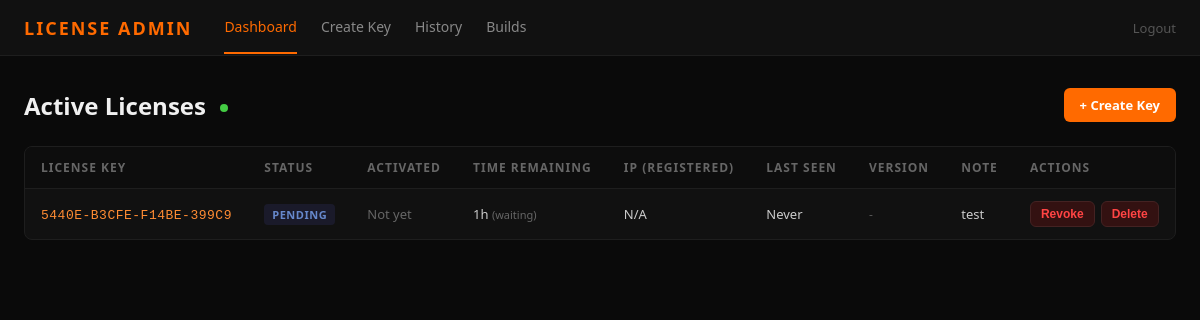
The page / (signed in) on the database as committed earlier.
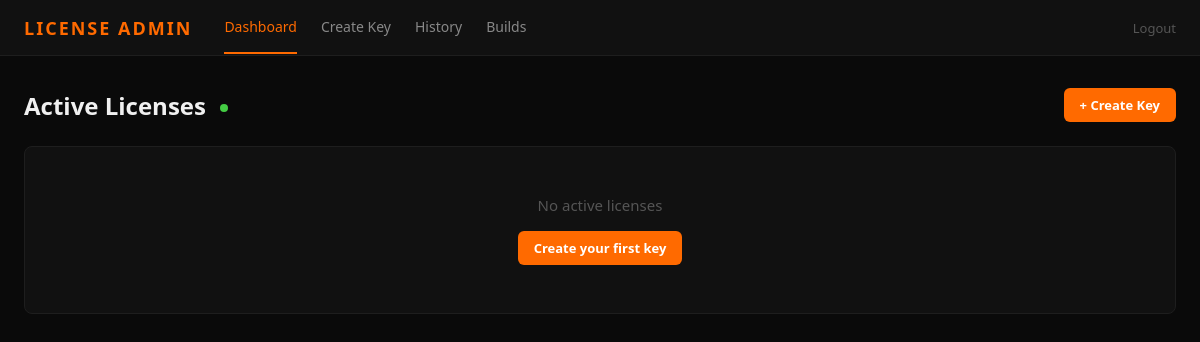
The same page on the database as committed later.
### tables this page shows
CREATE TABLE licenses (
            id INTEGER PRIMARY KEY AUTOINCREMENT,
            license_key TEXT UNIQUE NOT NULL,
            created_at REAL NOT NULL,
            activated_at REAL,
            expires_at REAL,
            duration_seconds INTEGER NOT NULL,
            status TEXT NOT NULL DEFAULT 'pending',
            last_heartbeat REAL,
            last_ip TEXT,
            note TEXT DEFAULT '',
            registered_ip TEXT
        , launcher_version TEXT DEFAULT '');

### license_server/server.py (the view)
@app.route("/")
@require_admin
def dashboard():
    conn = get_db()
    now = time.time()
    expire_active_licenses(conn)
    rows = conn.execute(
        "SELECT * FROM licenses WHERE status IN ('active', 'pending', 'suspended') ORDER BY created_at DESC"
    ).fetchall()
    conn.close()
    licenses = []
    for row in rows:
        if row["status"] == "active":
            remaining = row["expires_at"] - now
            remaining_text = format_duration(remaining)
            remaining_seconds = int(remaining)
        elif row["status"] == "suspended" and row["expires_at"]:
            remaining = max(0, row["expires_at"] - now)
            remaining_text = format_duration(remaining) + " (suspended)"
            remaining_seconds = int(remaining)
        else:
            remaining_text = format_duration(row["duration_seconds"])
            remaining_seconds = row["duration_seconds"]
        licenses.append({
            "id": row["id"],
            "key": row["license_key"],
            "created": format_time(row["created_at"]),
            "activated": format_time(row["activated_at"]),
            "remaining": remaining_text,
            "remaining_seconds": remaining_seconds,
            "online": is_online(row["last_heartbeat"]),
            "last_heartbeat": format_time(row["last_heartbeat"]),
            "last_ip": row["last_ip"] or "N/A",
            "registered_ip": row["registered_ip"] or "N/A",
            "note": row["note"] or "",
            "status": row["status"],
            "version": row["launcher_version"] or "",
        })
    return render_template("dashboard.html", licenses=licenses)

### license_server/server.py (called while the page is built)
def get_db():
    conn = sqlite3.connect(DB_PATH)
    conn.row_factory = sqlite3.Row
    conn.execute("PRAGMA journal_mode=WAL")
    return conn

def format_duration(seconds):
    if seconds <= 0:
        return "Expired"
    days = int(seconds // 86400)
    hours = int((seconds % 86400) // 3600)
    minutes = int((seconds % 3600) // 60)
    parts = []
    if days > 0:
        parts.append(f"{days}d")
    if hours > 0:
        parts.append(f"{hours}h")
    if minutes > 0:
        parts.append(f"{minutes}m")
    return " ".join(parts) if parts else "<1m"

def format_time(timestamp):
    if not timestamp:
        return "Never"
    return datetime.fromtimestamp(timestamp).strftime("%Y-%m-%d %H:%M:%S")

def is_online(last_heartbeat):
    if not last_heartbeat:
        return False
    return (time.time() - last_heartbeat) < HEARTBEAT_TIMEOUT

def expire_active_licenses(conn):
    now = time.time()
    conn.execute(
        "UPDATE licenses SET status = 'expired' WHERE status = 'active' AND expires_at IS NOT NULL AND expires_at <= ?",
        (now,)
    )
    conn.commit()

def require_admin(f):
    @wraps(f)
    def decorated(*args, **kwargs):
        if not session.get("admin_logged_in"):
            return redirect(url_for("login_page"))
        return f(*args, **kwargs)
    return decorated

### license_server/templates/dashboard.html (shortened to what this page needs)
{% extends "base.html" %}
{% block content %}
<div class="page-header">
    <h1>Active Licenses <span id="live-dot" class="live-indicator"></span></h1>
    <a href="{{ url_for('create_license') }}" class="btn btn-primary">+ Create Key</a>
</div>
<div class="card">
    <div id="license-table-container">
        {% if licenses %}
        <table>
            <thead>
                <tr>
                    <th>License Key</th>
                    <th>Status</th>
                    <th>Activated</th>
                    <th>Time Remaining</th>
                    <th>IP (Registered)</th>
                    <th>Last Seen</th>
                    <th>Version</th>
                    <th>Note</th>
                    <th>Actions</th>
                </tr>
            </thead>
            <tbody id="license-tbody">
                {% for lic in licenses %}
                <tr data-remaining="{{ lic.remaining_seconds }}" data-status="{{ lic.status }}">
                    <td><span class="key-text">{{ lic.key }}</span></td>
                    <td>
                        {% if lic.status == 'pending' %}
                        <span class="badge badge-pending">Pending</span>
                        {% elif lic.status == 'suspended' %}
                        <span class="badge badge-suspended">Suspended</span>
                        {% elif lic.online %}
                        <span class="badge badge-online">Online</span>
                        {% else %}
                        <span class="badge badge-offline">Offline</span>
                        {% endif %}
                    </td>
                    <td>
                        {% if lic.status == 'pending' %}
                        <span style="color: #666;">Not yet</span>
                        {% else %}
                        {{ lic.activated }}
                        {% endif %}
                    </td>
                    <td class="time-remaining" data-seconds="{{ lic.remaining_seconds }}" data-status="{{ lic.status }}">
                        {% if lic.status == 'pending' %}
                        {{ lic.remaining }} <span style="color: #666; font-size: 11px;">(waiting)</span>
                        {% else %}
                        {{ lic.remaining }}
                        {% endif %}
                    </td>
                    <td>
                        {{ lic.last_ip }}
                    </td>
                    <td>{{ lic.last_heartbeat }}</td>
                    <td><span style="color: {% if lic.version %}#ff8c33{% else %}#555{% endif %}; font-size: 12px;">{{ lic.version or '-' }}</span></td>
                    <td>{{ lic.note }}</td>
                    <td class="actions-cell">
                        <form method="POST" action="{{ url_for('revoke_license', license_id=lic.id) }}" onsubmit="return confirm('Revoke this license?')">
                            <button type="submit" class="btn btn-danger btn-sm">Revoke</button>
                        </form>
                        <form method="POST" action="{{ url_for('delete_license', license_id=lic.id) }}" onsubmit="return confirm('Delete this license?')">
                            <button type="submit" class="btn btn-danger btn-sm">Delete</button>
                        </form>
                    </td>
                </tr>
                {% endfor %}
            </tbody>
        </table>
        {% else %}
        <div class="empty-state">
            <p>No active licenses</p>
            <a href="{{ url_for('create_license') }}" class="btn btn-primary">Create your first key</a>
        </div>
        {% endif %}
    </div>
</div>
{% endblock %}

### license_server/templates/base.html (shortened to what this page needs)
<!DOCTYPE html>
<html lang="en">
<head>
</head>
<body>
    <nav class="navbar">
        <div class="brand">LICENSE ADMIN</div>
        <div class="nav-links">
            <a href="{{ url_for('dashboard') }}" class="{% if request.endpoint == 'dashboard' %}active{% endif %}">Dashboard</a>
            <a href="{{ url_for('create_license') }}" class="{% if request.endpoint == 'create_license' %}active{% endif %}">Create Key</a>
            <a href="{{ url_for('history') }}" class="{% if request.endpoint == 'history' %}active{% endif %}">History</a>
            <a href="{{ url_for('builds_page') }}" class="{% if request.endpoint in ('builds_page', 'create_build_config', 'edit_build_config') %}active{% endif %}">Builds</a>
        </div>
        <a href="{{ url_for('logout') }}" class="logout-btn">Logout</a>
    </nav>
    <div class="container">
        {% block content %}{% endblock %}
    </div>
</body>
</html>

### license_server/templates/base.html (style rules this page uses)
* { margin: 0; padding: 0; box-sizing: border-box; }
body { font-family: 'Segoe UI', system-ui, -apple-system, sans-serif; background: #0a0a0a; color: #f0f0f0; min-height: 100vh; }
a { color: #ff6a00; text-decoration: none; }
.navbar { background: #111; border-bottom: 1px solid #1e1e1e; padding: 0 24px; display: flex; align-items: center; height: 56px; gap: 32px; }
.navbar .brand { font-size: 18px; font-weight: 700; color: #ff6a00; letter-spacing: 2px; }
.navbar .nav-links { display: flex; gap: 24px; }
.navbar .nav-links a { color: #888; font-size: 14px; font-weight: 500; padding: 16px 0; border-bottom: 2px solid transparent; transition: all 0.2s; }
.navbar .nav-links a:hover, .navbar .nav-links a.active { color: #ff6a00; border-bottom-color: #ff6a00; }
.navbar .logout-btn { color: #555; font-size: 13px; }
.container { max-width: 1200px; margin: 0 auto; padding: 32px 24px; }
.page-header { display: flex; align-items: center; justify-content: space-between; margin-bottom: 24px; }
.page-header h1 { font-size: 24px; font-weight: 600; color: #f0f0f0; }
.btn { display: inline-flex; align-items: center; gap: 6px; padding: 8px 16px; border: none; border-radius: 6px; font-size: 13px; font-weight: 600; cursor: pointer; transition: all 0.2s; }
.btn-primary { background: #ff6a00; color: #fff; }
.card { background: #111; border: 1px solid #1e1e1e; border-radius: 8px; overflow: hidden; }
.empty-state { text-align: center; padding: 48px 24px; color: #555; }
.empty-state p { font-size: 15px; margin-bottom: 16px; }

### license_server/templates/dashboard.html (style rules this page uses)
.live-indicator { display: inline-block; width: 8px; height: 8px; background: #44cc44; border-radius: 50%; margin-left: 8px; animation: pulse-live 2s infinite; vertical-align: middle; }

Rows that differ between the two databases and show on the page:
removed licenses: key "5440E-B3CFE-F14BE-399C9", status "PENDING", remaining "1h", last_ip "N/A", last_heartbeat "Never", version "-", note "test"
Other text that changed with them:
text no longer shown: "LICENSE KEY STATUS ACTIVATED TIME REMAINING IP (REGISTERED) LAST SEEN VERSION NOTE ACTIONS"
text now shown: "No active licenses Create your first key"
